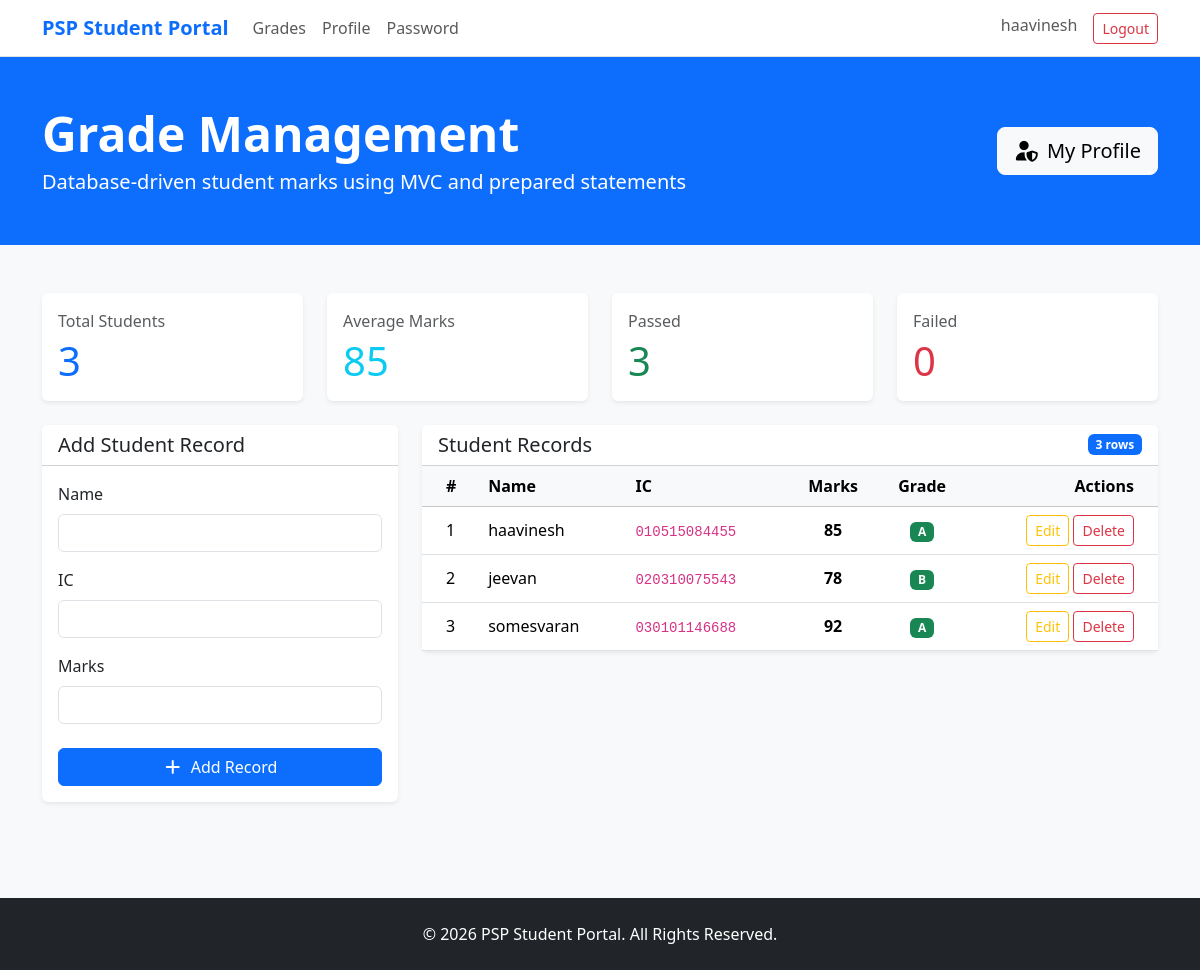
The app's page /index.php?action=dashboard (signed in) with its own data.
### tables this page shows
CREATE TABLE student_grades (
    id INT UNSIGNED AUTO_INCREMENT PRIMARY KEY,
    name VARCHAR(100) NOT NULL,
    ic VARCHAR(12) NOT NULL UNIQUE,
    marks TINYINT UNSIGNED NOT NULL,
    created_at TIMESTAMP DEFAULT CURRENT_TIMESTAMP,
    updated_at TIMESTAMP DEFAULT CURRENT_TIMESTAMP ON UPDATE CURRENT_TIMESTAMP,
    CONSTRAINT chk_student_marks CHECK (marks BETWEEN 0 AND 100)
);

### app/controllers/MainController.php (called while the page is built, shortened)
<?php
class MainController
{
    private StudentModel $model;
    public function __construct(\mysqli $conn)
    {
        $this->model = new StudentModel($conn);
    }
    public function dashboard(): void
    {
        $students = $this->model->getAllStudents();
        $model = $this->model;
        require __DIR__ . '/../views/dashboard.php';
    }
}

### index.php (called while the page is built, shortened)
<?php
require_once __DIR__ . '/app/includes/db_connect.php';
require_once __DIR__ . '/app/models/StudentModel.php';
require_once __DIR__ . '/app/controllers/MainController.php';
$controller = new MainController($conn);
$routes = [
    'home' => 'home',
    'login' => 'login',
    'logout' => 'logout',
    'register' => 'register',
    'dashboard' => 'dashboard',
    'profile' => 'profile',
    'upload_profile_picture' => 'uploadProfilePicture',
    'change_password' => 'changePassword',
    'create_student' => 'createStudent',
    'edit_student' => 'editStudent',
    'delete_student' => 'deleteStudent',
];
$action = $_GET['action'] ?? 'home';
$method = $routes[$action] ?? 'home';
$controller->$method();

### app/models/StudentModel.php (called while the page is built, shortened)
<?php
class StudentModel
{
    public function calculateGrade(int $marks): string
    {
        return match (true) {
            $marks >= 80 => 'A',
            $marks >= 70 => 'B',
            $marks >= 60 => 'C',
            $marks >= 50 => 'D',
            default => 'F',
        };
    }
    public function getAllStudents(): array
    {
        return $this->all("SELECT id, name, ic, marks FROM student_grades ORDER BY id ASC");
    }
    private function all(string $sql, string $types = '', array $params = []): array
    {
        $stmt = $this->statement($sql, $types, $params);
        $stmt->execute();
        $rows = $stmt->get_result()->fetch_all(MYSQLI_ASSOC);
        return $rows;
    }
    private function statement(string $sql, string $types = '', array $params = []): \mysqli_stmt
    {
        $stmt = $this->conn->prepare($sql);
        return $stmt;
    }
}

### app/views/dashboard.php (the view, shortened to what this page needs)
<?php require_once __DIR__ . '/../views/header.php'; ?>
<?php
$totalStudents = count($students);
$totalMarks = array_sum(array_map(fn ($student) => (int) $student['marks'], $students));
$avgMarks = $totalStudents > 0 ? round($totalMarks / $totalStudents, 2) : 0;
$passCount = 0;
$failCount = 0;
foreach ($students as $student) {
    $model->calculateGrade((int) $student['marks']) === 'F' ? $failCount++ : $passCount++;
}
?>
<header class="bg-primary text-white py-5">
    <div class="container">
        <div class="d-flex flex-column flex-lg-row justify-content-between align-items-lg-center gap-3">
            <div>
                <h1 class="display-5 fw-bold mb-1">Grade Management</h1>
                <p class="lead mb-0">Database-driven student marks using MVC and prepared statements</p>
            </div>
            <a class="btn btn-light btn-lg" href="index.php?action=profile">
                <i class="fa-solid fa-user-shield me-2"></i>My Profile
            </a>
        </div>
    </div>
</header>
<main class="py-5">
    <div class="container">
        <div class="row g-4 mb-4">
            <div class="col-md-3">
                <div class="card border-0 shadow-sm h-100">
                    <div class="card-body">
                        <p class="text-muted mb-1">Total Students</p>
                        <h2 class="h1 text-primary mb-0"><?php echo $totalStudents; ?></h2>
                    </div>
                </div>
            </div>
            <div class="col-md-3">
                <div class="card border-0 shadow-sm h-100">
                    <div class="card-body">
                        <p class="text-muted mb-1">Average Marks</p>
                        <h2 class="h1 text-info mb-0"><?php echo $avgMarks; ?></h2>
                    </div>
                </div>
            </div>
            <div class="col-md-3">
                <div class="card border-0 shadow-sm h-100">
                    <div class="card-body">
                        <p class="text-muted mb-1">Passed</p>
                        <h2 class="h1 text-success mb-0"><?php echo $passCount; ?></h2>
                    </div>
                </div>
            </div>
            <div class="col-md-3">
                <div class="card border-0 shadow-sm h-100">
                    <div class="card-body">
                        <p class="text-muted mb-1">Failed</p>
                        <h2 class="h1 text-danger mb-0"><?php echo $failCount; ?></h2>
                    </div>
                </div>
            </div>
        </div>
        <div class="row g-4">
            <div class="col-lg-4">
                <div class="card border-0 shadow-sm">
                    <div class="card-header bg-white">
                        <h2 class="h5 mb-0">Add Student Record</h2>
                    </div>
                    <div class="card-body">
                        <form method="post" action="index.php?action=create_student">
                            <div class="mb-3">
                                <label for="name" class="form-label">Name</label>
                                <input type="text" class="form-control" id="name" name="name" maxlength="100" required>
                            </div>
                            <div class="mb-3">
                                <label for="ic" class="form-label">IC</label>
                                <input type="text" class="form-control" id="ic" name="ic" pattern="[0-9]{12}"
                                    maxlength="12" required>
                            </div>
                            <div class="mb-4">
                                <label for="marks" class="form-label">Marks</label>
                                <input type="number" class="form-control" id="marks" name="marks" min="0" max="100" required>
                            </div>
                            <button type="submit" class="btn btn-primary w-100">
                                <i class="fa-solid fa-plus me-2"></i>Add Record
                            </button>
                        </form>
                    </div>
                </div>
            </div>
            <div class="col-lg-8">
                <div class="card border-0 shadow-sm">
                    <div class="card-header bg-white d-flex justify-content-between align-items-center">
                        <h2 class="h5 mb-0">Student Records</h2>
                        <span class="badge text-bg-primary"><?php echo $totalStudents; ?> rows</span>
                    </div>
                    <div class="card-body p-0">
                        <div class="table-responsive">
                            <table class="table table-hover align-middle mb-0">
                                <thead class="table-light">
                                    <tr>
                                        <th class="ps-4">#</th>
                                        <th>Name</th>
                                        <th>IC</th>
                                        <th class="text-center">Marks</th>
                                        <th class="text-center">Grade</th>
                                        <th class="text-end pe-4">Actions</th>
                                    </tr>
                                </thead>
                                <tbody>
                                    <?php if (empty($students)): ?>
                                        <tr>
                                            <td colspan="6" class="text-center text-muted py-5">No student records found.</td>
                                        </tr>
                                    <?php else: ?>
                                        <?php foreach ($students as $index => $student): ?>
                                            <?php
                                            $marks = (int) $student['marks'];
                                            $grade = $model->calculateGrade($marks);
                                            $badgeClass = match ($grade) {
                                                'A', 'B' => 'text-bg-success',
                                                'C' => 'text-bg-primary',
                                                'D' => 'text-bg-warning',
                                                default => 'text-bg-danger',
                                            };
                                            ?>
                                            <tr>
                                                <td class="ps-4"><?php echo $index + 1; ?></td>
                                                <td><?php echo htmlspecialchars($student['name']); ?></td>
                                                <td><code><?php echo htmlspecialchars($student['ic']); ?></code></td>
                                                <td class="text-center fw-semibold"><?php echo $marks; ?></td>
                                                <td class="text-center">
                                                    <span class="badge <?php echo $badgeClass; ?>"><?php echo $grade; ?></span>
                                                </td>
                                                <td class="text-end pe-4">
                                                    <a href="index.php?action=edit_student&id=<?php echo (int) $student['id']; ?>"
                                                        class="btn btn-sm btn-outline-warning">Edit</a>
                                                    <a href="index.php?action=delete_student&id=<?php echo (int) $student['id']; ?>"
                                                        class="btn btn-sm btn-outline-danger"
                                                        onclick="return confirm('Delete this student record permanently?');">Delete</a>
                                                </td>
                                            </tr>
                                        <?php endforeach; ?>
                                    <?php endif; ?>
                                </tbody>
                            </table>
                        </div>
                    </div>
                </div>
            </div>
        </div>
    </div>
</main>
<?php require_once __DIR__ . '/../views/footer.php'; ?>

### app/views/header.php (shortened to what this page needs)
<!DOCTYPE html>
<html lang="en">
<head>
    <link href="https://cdn.jsdelivr.net/npm/bootstrap@5.3.7/dist/css/bootstrap.min.css" rel="stylesheet"
>
    <link rel="stylesheet" href="https://cdnjs.cloudflare.com/ajax/libs/font-awesome/7.0.0/css/all.min.css"
>
</head>
<body class="bg-light">
    <nav class="navbar navbar-expand-lg bg-white border-bottom sticky-top">
        <div class="container">
            <a class="navbar-brand fw-bold text-primary" href="index.php">PSP Student Portal</a>
            <div class="collapse navbar-collapse" id="mainNavbar">
                <ul class="navbar-nav me-auto mb-2 mb-lg-0">
                    <?php if (isset($_SESSION['logged_in'])): ?>
                        <li class="nav-item">
                            <a class="nav-link" href="index.php?action=dashboard">Grades</a>
                        </li>
                        <li class="nav-item">
                            <a class="nav-link" href="index.php?action=profile">Profile</a>
                        </li>
                        <li class="nav-item">
                            <a class="nav-link" href="index.php?action=change_password">Password</a>
                        </li>
                    <?php endif; ?>
                </ul>
                <ul class="navbar-nav ms-auto mb-2 mb-lg-0">
                    <?php if (isset($_SESSION['logged_in'])): ?>
                        <li class="nav-item">
                            <span class="navbar-text me-lg-3">
                                <?php echo htmlspecialchars($_SESSION['user_name'] ?? 'Student'); ?>
                            </span>
                        </li>
                        <li class="nav-item">
                            <a class="btn btn-outline-danger btn-sm" href="index.php?action=logout">Logout</a>
                        </li>
                    <?php endif; ?>
                </ul>
            </div>
        </div>
    </nav>

### app/views/footer.php (shortened to what this page needs)
    <footer class="footer bg-dark text-white text-center py-4 mt-5">
        <div class="container">
            <p class="mb-0">&copy; <?php echo date("Y"); ?> PSP Student Portal. All Rights Reserved.</p>
        </div>
    </footer>
</body>
</html>

### records on screen
student_grades: marks "85", name "haavinesh", ic "010515084455", marks "A"
student_grades: name "jeevan", ic "020310075543", marks "78", marks "B"
student_grades: name "somesvaran", ic "030101146688", marks "92", marks "A"

### other values on screen
$_SESSION['user_name'] "haavinesh"
$totalStudents "3"
$passCount "3"
$failCount "0"
